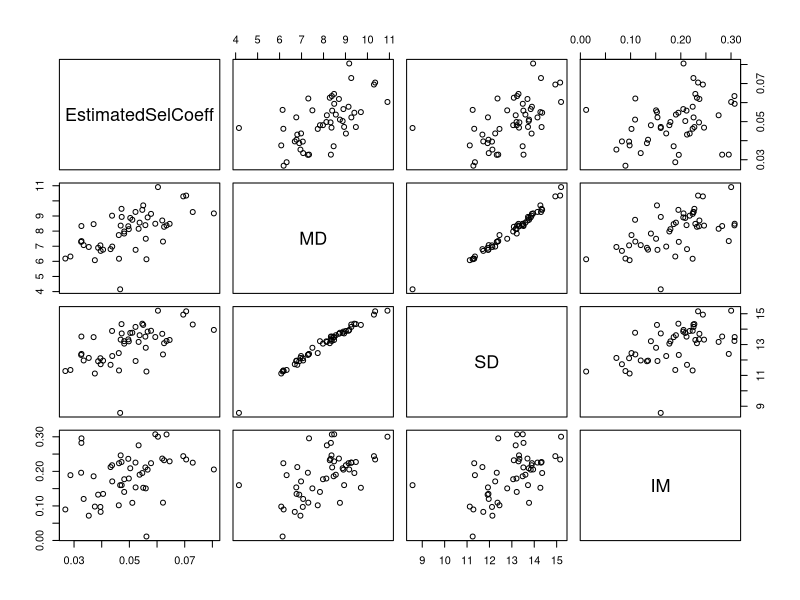
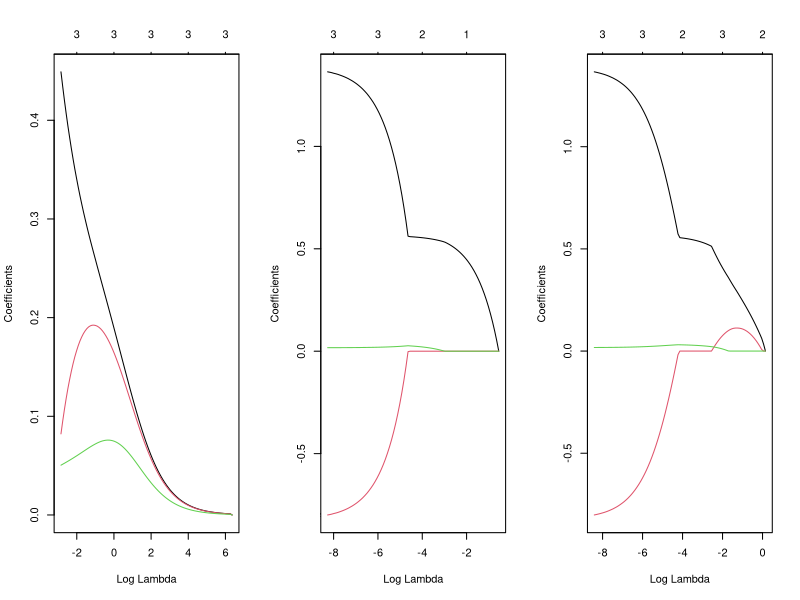
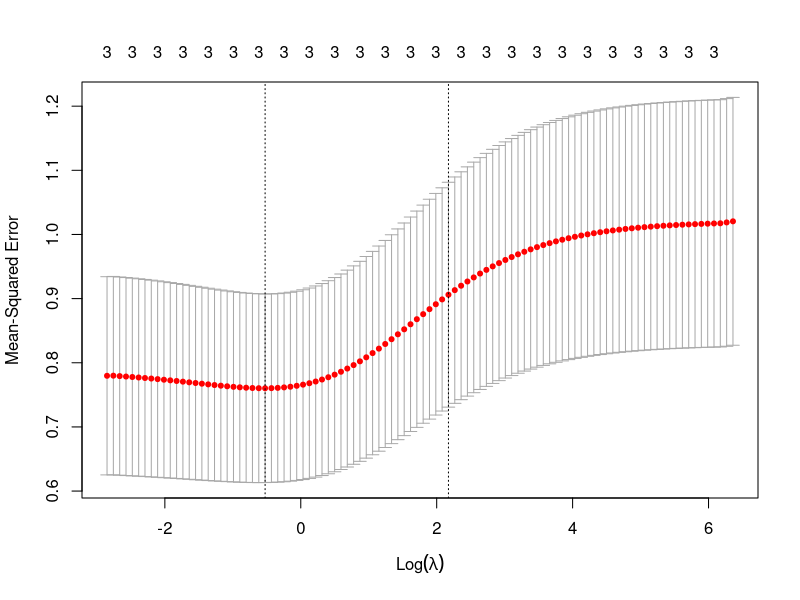
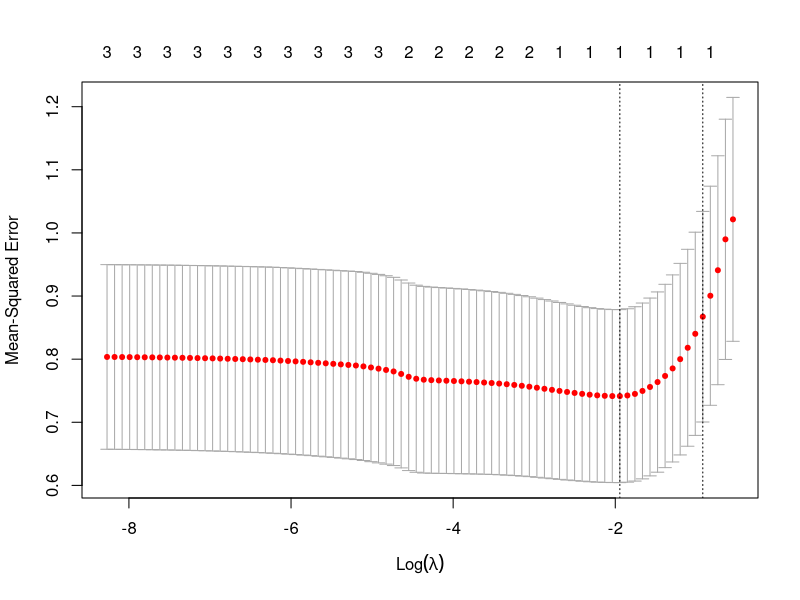
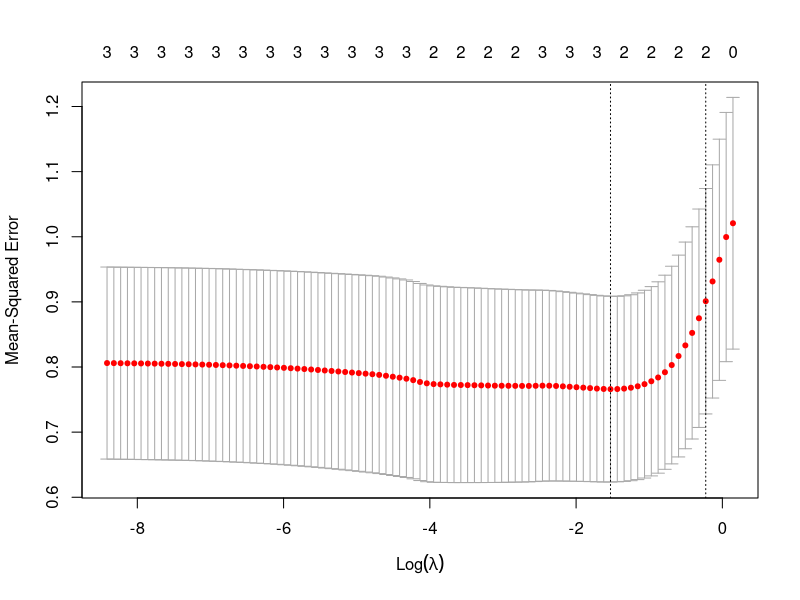

These charts were generated, in order, by the following R code:
library(tidyverse)

df <- read_csv("USCeoffDataforRegression_alpha_period.csv") |> 
  filter(! is.na(IM)) |> 
  mutate(EstimatedSelCoeff_znorm = scale(EstimatedSelCoeff),
         MD_znorm = scale(MD),
         SD_znorm = scale(SD),
         CV_znorm = scale(CV),
         IM_znorm = scale(IM))

# MD_log_znorm is achieved by doing scale(log(MD))
# I am creating variables without log in case we want them

# first let's look at collinearity, which we know should exist
model1  <- lm(EstimatedSelCoeff ~ MD + SD + IM, data = df)
summary(model1)
library(car)
vif(model1)
# VIFs for MD and SD really high, as we expected

# is this any different if we use scaled variables?
model2  <- lm(EstimatedSelCoeff_znorm ~ MD_znorm + SD_znorm + IM_znorm, data = df)
summary(model2)
vif(model2)
# same results
model3  <- lm(EstimatedSelCoeff_log_znorm ~ MD_log_znorm + SD_log_znorm + IM_log_znorm, data = df)
summary(model3)
vif(model3)
# VIF even worse with log znorm

# look at variables to check linearity
plot(df %>% select(EstimatedSelCoeff, MD, SD, IM))

# time to move to penalized regression
# first we have to create a matrix of covariates
# I'm thinking I will use the basic znormalized ones, not the log
library(glmnet)
# X: each row is an observation vector, a matrix but essentially a df
# -1 to make sure we don't double count the intercept
# not sure we actually need to znormalize the response
X         <- model.matrix(EstimatedSelCoeff ~ -1 + MD_znorm + SD_znorm + IM_znorm, 
                          data = df)
# repeat response here
Y         <- df$EstimatedSelCoeff_znorm
model_ridge  <- glmnet(x = X, y = Y, family = "gaussian", alpha = 0, 
                       intercept = TRUE)
# I think we will just use their default lambda, the lambda.1se

model_lasso  <- glmnet(x = X, y = Y, family = "gaussian", alpha = 1, 
                       intercept = TRUE)

model_elastic  <- glmnet(x = X, y = Y, family = "gaussian", alpha = 0.5, 
                         intercept = TRUE)
# It's useful to do these where we don't set lambda so we see how coefficient values change
# as lambda varies for these diagnostic plots
par(mfrow = c(1, 3))
plot(model_ridge, xvar = "lambda", label = TRUE)
plot(model_lasso, xvar = "lambda", label = TRUE)
plot(model_elastic, xvar = "lambda", label = TRUE)
# confirm that ridge keeps things in until it can't

model_ridge_cv   <- cv.glmnet(x = X, y = Y, family = "gaussian", alpha = 0,
                              type.measure = "mse", nfolds = nrow(df),
                              grouped = FALSE)

model_lasso_cv   <- cv.glmnet(x = X, y = Y, family = "gaussian", alpha = 1,
                              type.measure = "mse", nfolds = nrow(df),
                              grouped = FALSE)

model_elastic_cv_5   <- cv.glmnet(x = X, y = Y, family = "gaussian", alpha = 0.5,
                                  type.measure = "mse", nfolds = nrow(df),
                                  grouped = FALSE)

par(mfrow = c(1, 1))
plot(model_ridge_cv) # best model has all predictors, -log(lambda) around 5, meaning lambda around 0.01
plot(model_lasso_cv) # best model has 1 predictor, -log(lambda) around 6
plot(model_elastic_cv_5) # best model has 2 predictors, -log(lambda) around 6, I think MD and SD

print(model_ridge_cv) # 3 predictors
print(model_lasso_cv) # 1 predictor
print(model_elastic_cv_5) # 2 predictors

# these are the coefficients for the crossvalidated one
matrix(c(as.numeric(coef(model_ridge_cv)),
         as.numeric(coef(model_lasso_cv)), 
         as.numeric(coef(model_elastic_cv_5))),
       nrow = 3, byrow = TRUE, dimnames = list(Models = c('Ridge', 'Lasso', 'Elastic 0.5'),
                                               Variables = dimnames(coef(model_ridge_cv))[[1]])) %>% 
  t()

# next steps could be a cross validation on alpha (the degree to which it is ridge and lasso)

coef(model_ridge_cv, s = "lambda.min")
coef(model_ridge_cv, s = "lambda.1se")
